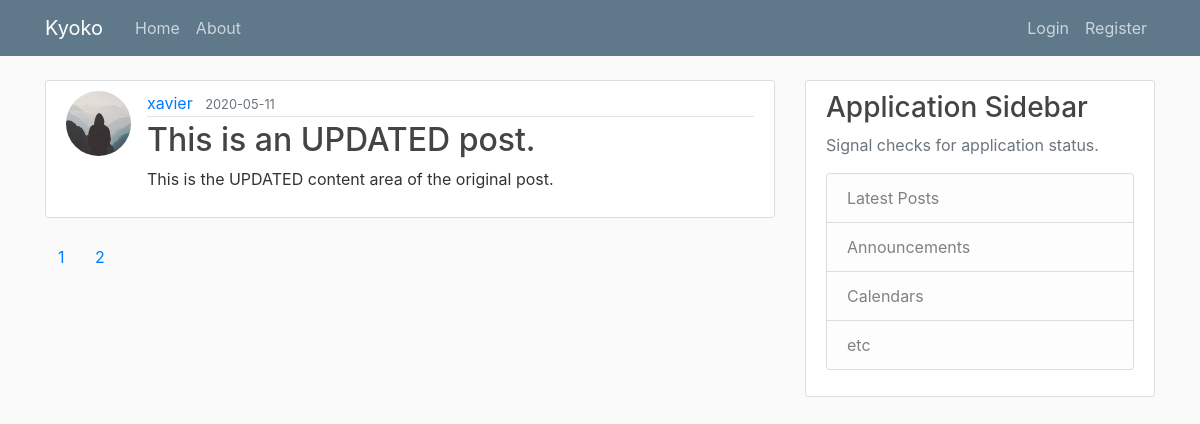
The page /home?page=2 on the database as committed earlier.
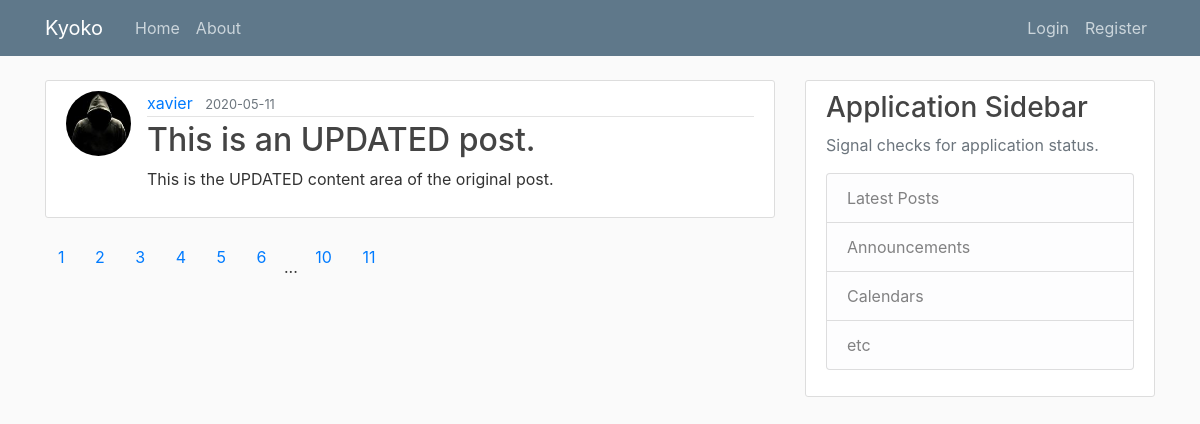
The same page on the database as committed later.
### helloflask/models.py (models this page shows, shortened)
class Post(db.Model):
    id = db.Column(db.Integer, primary_key=True)
    title = db.Column(db.String(100), nullable=False)
    date_posted = db.Column(db.DateTime, nullable=False, default=datetime.utcnow)
    content = db.Column(db.Text, nullable=False)
    user_id = db.Column(db.Integer, db.ForeignKey('user.id'), nullable=False)

class User(db.Model, UserMixin):
    id = db.Column(db.Integer, primary_key=True)
    username = db.Column(db.String(20), unique=True, nullable=False)
    email = db.Column(db.String(120), unique=True, nullable=False)
    image_file = db.Column(db.String(20), nullable=False, default= 'default.jpeg')
    password = db.Column(db.String(60), nullable=False)
    posts = db.relationship('Post', backref='author', lazy=True)

### helloflask/routes.py (the view)
@app.route("/") # This is a decorator or s fnction that wraps itself around another function.
@app.route("/home")
def home():
    page = request.args.get('page', 1, type=int)
    posts = Post.query.paginate(page=page, per_page=1)
    return render_template('home.html', posts=posts)

### helloflask/templates/home.html
{% extends "layout.html" %}
{% block content %}
   {% for post in posts.items %}
    <article class="media content-section">
      <img class="rounded-circle article-img" src="{{ url_for('static', filename='profile_pics/' + post.author.image_file) }}">
      <div class="media-body">
       <div class="article-metadata">
         <a class="mr-2" href="#">{{ post.author.username }}</a>
         <small class="text-muted">{{ post.date_posted.strftime('%Y-%m-%d') }}</small>
       </div>
       <h2><a class="article-title" href="{{url_for('post', post_id=post.id) }}">{{ post.title }}</a></h2>
       <p class="article-content">{{ post.content }}</p>
      </div>
      </article>
    {% endfor %}
        {% for page_num in posts.iter_pages() %}
        {% if page_num %}
            <a class="btn button-outline-info mb-4" href="{{ url_for('home', page=page_num) }}">{{ page_num }}</a>
        {% else %}
            ...
        {% endif %}
    {% endfor %}
{% endblock content %}

### helloflask/templates/layout.html (shortened to what this page needs)
<!DOCTYPE html>
<html>
<head>
    <link rel="stylesheet" href="https://maxcdn.bootstrapcdn.com/bootstrap/4.0.0/css/bootstrap.min.css">
    <link rel="stylesheet" type="text/css" href="{{ url_for('static', filename='main.css') }}">
</head>
<body>
    <header class="site-header">
      <nav class="navbar navbar-expand-md navbar-dark bg-steel fixed-top">
        <div class="container">
          <a class="navbar-brand mr-4" href="/">Kyoko</a>
          <div class="collapse navbar-collapse" id="navbarToggle">
            <div class="navbar-nav mr-auto">
              <a class="nav-item nav-link" href="{{ url_for('home') }}">Home</a>
              <a class="nav-item nav-link" href="{{ url_for('about') }}">About</a>
            </div>
            <div class="navbar-nav">
                {% if current_user.is_authenticated %}
                  <a class="nav-item nav-link" href="{{ url_for('new_post') }}">New Post</a>
                  <a class="nav-item nav-link" href="{{ url_for('account') }}">Account</a>
                  <a class="nav-item nav-link" href="{{ url_for('logout') }}">Logout</a>
                {% else %}
                  <a class="nav-item nav-link" href="{{ url_for('login') }}">Login</a>
                  <a class="nav-item nav-link" href="{{ url_for('register') }}">Register</a>
                {% endif %}
            </div>
          </div>
        </div>
      </nav>
    </header>
    <main role="main" class="container">
      <div class="row">
        <div class="col-md-8">
          {% block content %}{% endblock %}
        </div>
        <div class="col-md-4">
          <div class="content-section">
            <h3>Application Sidebar</h3>
            <p class='text-muted'>Signal checks for application status.
              <ul class="list-group">
                <li class="list-group-item list-group-item-light">Latest Posts</li>
                <li class="list-group-item list-group-item-light">Announcements</li>
                <li class="list-group-item list-group-item-light">Calendars</li>
                <li class="list-group-item list-group-item-light">etc</li>
              </ul>
            </p>
          </div>
        </div>
      </div>
    </main>
</body>
</html>

### helloflask/static/main.css (style rules this page uses)
body { background: #fafafa; color: #333333; margin-top: 5rem; }
h1, h2, h3, h4, h5, h6 { color: #444444; }
.bg-steel { background-color: #5f788a; }
.site-header .navbar-nav .nav-link { color: #cbd5db; }
.content-section { background: #ffffff; padding: 10px 20px; border: 1px solid #dddddd; border-radius: 3px; margin-bottom: 20px; }
.article-title { color: #444444; }
.article-content { white-space: pre-line; }
.article-img { height: 65px; width: 65px; margin-right: 16px; }
.article-metadata { padding-bottom: 1px; margin-bottom: 4px; border-bottom: 1px solid #e3e3e3 }

Rows that differ between the two databases and show on the page:
changed through a linked row, Post "This is an UPDATED post.": image_file: picture added in place of a placeholder
Other text that changed with them:
new list line: "3"
new list line: "4"
new list line: "5"
new list line: "6"
new list line: "10"
new list line: "11"
